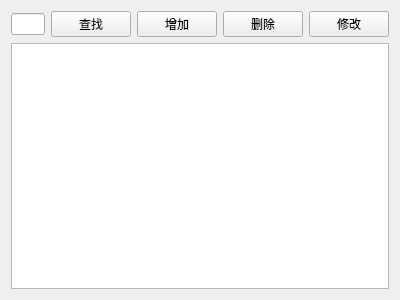
<?xml version="1.0" encoding="UTF-8"?>
<ui version="4.0">
 <class>DepartmentView</class>
 <widget class="QWidget" name="DepartmentView">
  <property name="geometry">
   <rect>
    <x>0</x>
    <y>0</y>
    <width>400</width>
    <height>300</height>
   </rect>
  </property>
  <property name="windowTitle">
   <string>科室管理</string>
  </property>
  <layout class="QVBoxLayout" name="verticalLayout">
   <item>
    <layout class="QHBoxLayout" name="horizontalLayout">
     <item>
      <widget class="QLineEdit" name="txtSearch"/>
     </item>
     <item>
      <widget class="QPushButton" name="btSearch">
       <property name="text">
        <string>查找</string>
       </property>
      </widget>
     </item>
     <item>
      <widget class="QPushButton" name="btAdd">
       <property name="text">
        <string>增加</string>
       </property>
      </widget>
     </item>
     <item>
      <widget class="QPushButton" name="btDelete">
       <property name="text">
        <string>删除</string>
       </property>
      </widget>
     </item>
     <item>
      <widget class="QPushButton" name="btModify">
       <property name="text">
        <string>修改</string>
       </property>
      </widget>
     </item>
    </layout>
   </item>
   <item>
    <widget class="QTableView" name="tableView"/>
   </item>
  </layout>
 </widget>
 <resources/>
 <connections/>
</ui>
